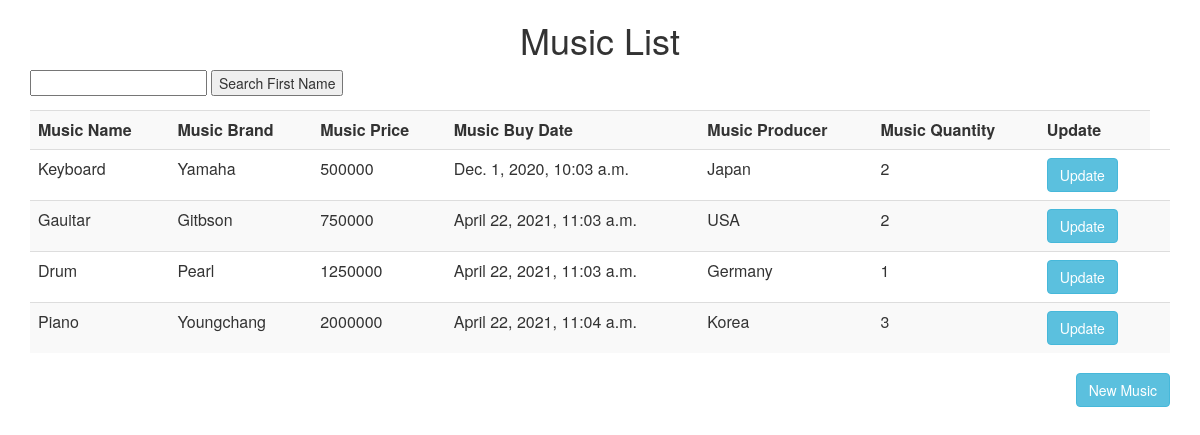
The app's page /music/ with its own data.
### music/models.py (models this page shows)
class Music(models.Model):
    music_name = models.CharField(max_length=50)
    music_brand = models.CharField(max_length=100)
    music_price = models.IntegerField(default=0)
    music_buy = models.DateTimeField(default=timezone.now)
    music_producer = models.CharField(max_length=50)
    music_quantity = models.PositiveIntegerField(default=0)

### music/views.py (the view)
# urls.py: path('', views.list_musics, name = 'list_musics'),
def list_musics(request):
    musics = Music.objects.all()
    return render(request, 'music/list_musics.html', {'musics' : musics})

### templates/music/list_musics.html
<html>
<body>
<h1><center>Music List</center></h1>
<div class="container">
<form action="/member/search_basic" method="get">
        <input type="text" name="q">
        <input type="submit" value="Search First Name">
</form>
<table class="table table-striped">
  <tr>
     <th>Music Name </th>
     <th>Music Brand</th>
     <th>Music Price</th>
     <th>Music Buy Date</th>
     <th>Music Producer</th>
      <th>Music Quantity</th>
      <th> Update </th>
  </tr>
  <tr>
  {% for music in musics%}
    <td> {{ music.music_name }} </td>
    <td> {{ music.music_brand }} </td>
      <td> {{ music.music_price }} </td>
      <td> {{ music.music_buy }} </td>
      <td> {{ music.music_producer }} </td>
      <td> {{ music.music_quantity }} </td>
    <td> <a class="btn btn-info" href ="{%url 'update_music' music.id %}" >Update  </a> <td>
    </tr>
  {%endfor%}
</table>
<a class="btn btn-info pull-right" href = "{%url 'add_music' %}"> New Music </a>
<link rel="stylesheet" href="https://maxcdn.bootstrapcdn.com/bootstrap/3.3.7/css/bootstrap.min.css">
</div>
</body>
</html>

### records on screen
Music: music_name "Keyboard", music_brand "Yamaha", music_price "500000", music_buy "Dec. 1, 2020, 10:03 a.m.", music_producer "Japan", music_quantity "2"
Music: music_name "Gauitar", music_brand "Gitbson", music_price "750000", music_buy "April 22, 2021, 11:03 a.m.", music_producer "USA", music_quantity "2"
Music: music_name "Drum", music_brand "Pearl", music_price "1250000", music_buy "April 22, 2021, 11:03 a.m.", music_producer "Germany", music_quantity "1"
Music: music_name "Piano", music_brand "Youngchang", music_price "2000000", music_buy "April 22, 2021, 11:04 a.m.", music_producer "Korea", music_quantity "3"
